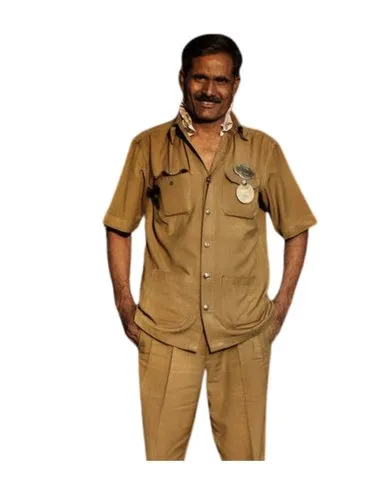
#> input picture vehicle/driver/1.webp, 365 x 500 px; its folder holds only this picture in this run
$ python -i app.py   (imports and definitions only)
#> lines starting #> are read from the running program, lines starting #| are printed output that depends on the picture
from PIL import Image,ImageTk
import tkinter as tk
from tkinter import ttk
import requests
from PIL import Image
from io import BytesIO
import matplotlib.pyplot as plt
# [400 lines left out: functions logo, signin, signin_reply, sell, rent_sell, case and 3 more, not called in this run]


def four_wheeler(data):
    val=""
    # [51 lines left out: function click, not called in this run]


    from functools import partial
    root=tk.Tk()
    root.title("Carowna")
    # Set geometry (widthxheight)
    root.geometry('1000x1500')
    comp=tk.Label(root,text="Carowna",font=("Comic Sans MS",30,"bold"),bg="black",fg="White",height=2,width=50)
    comp.pack()
    canvas = tk.Canvas(root, bg="lightgray")
    scrollbar = tk.Scrollbar(root, orient="vertical", command=canvas.yview,bg="black")
    # Create a frame inside the canvas
    scroll_frame = tk.Frame(canvas)
    scroll_frame.bind(
    "<Configure>",
    lambda e: canvas.configure(
        scrollregion=canvas.bbox("all")))
    canvas.create_window((0, 0), window=scroll_frame, anchor="nw")
    canvas.configure(yscrollcommand=scrollbar.set)

    # Pack canvas and scrollbar
    canvas.pack(side="left", fill="both", expand=True)
    scrollbar.pack(side="right", fill="y")
    def _on_mousewheel(event):
        canvas.yview_scroll(int(-1*(event.delta/120)), "units")

    canvas.bind_all("<MouseWheel>", _on_mousewheel)

    image_refs=[]
    for i in data:
        info=[]
        for j in i:
            info.append(j)
        url=info[-1]
        response = requests.get(url)
        img_data = response.content
        img = Image.open(BytesIO(img_data))
        img = img.resize((200, 200), Image.Resampling.LANCZOS)
        tk_img = ImageTk.PhotoImage(img)
        image_refs.append(tk_img)

        name=info[1]
        data=name+'\n'
        seat="Seat:"+str(info[2])
        rent="Rent per day:"+str(info[3])
        data=data+seat+'\n'
        data=data+rent+'\n'

        car_frame = tk.Frame(scroll_frame, bg="white", bd=2, relief="groove")
        car_frame.pack(pady=10, padx=20, fill="x")

        vehicle_id=[info[1],info[-2]]
        img_label = tk.Button(car_frame, image=tk_img,command=partial(click,vehicle_id))
        img_label.pack(side="left", padx=10)

        # Text on the right
        text_frame = tk.Button(car_frame,text=data,bg="white",font=("Arial", 14),fg="black",command=partial(click,vehicle_id))
        text_frame.pack(side="left", fill="both", expand=True)


    blank=tk.Label(scroll_frame, text="", font=("Arial", 14))
    blank.pack(pady=5)
    root.mainloop()
    return vehicle_id,val


# [50 lines left out: function rent, not called in this run]


>>> import cv2
>>> picture = cv2.imread('../vehicle/driver/1.webp', cv2.IMREAD_GRAYSCALE)
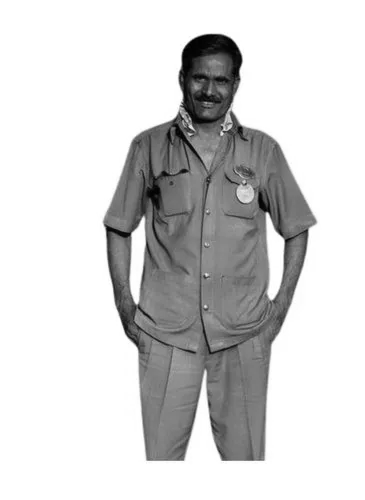
#> picture: shape (500, 365); min 0, max 255, mean 210.8
>>> result = four_wheeler(picture)
#> after the loop in four_wheeler, `for j in i:`: info = 365 values from 255 to 255
#> in four_wheeler, `url=info[-1]`: url = 255
#> (the run stopped early here; a loop or call above may not have finished)

$ run again, on vehicle/driver/2.webp
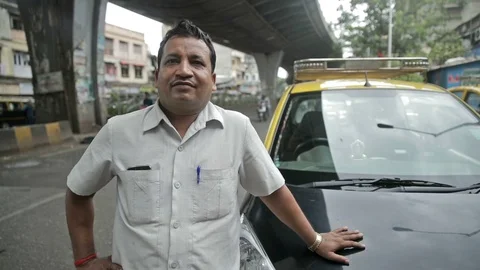
#> input picture vehicle/driver/2.webp, 480 x 270 px
#> `picture = cv2.imread('../vehicle/driver/1.webp', cv2.IMREAD_GRAYSCALE)`:
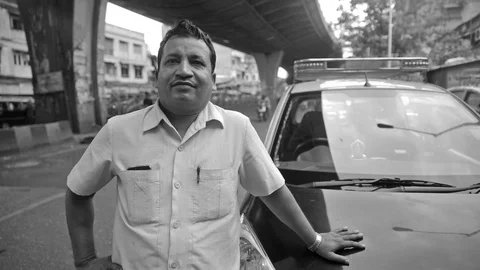
#> picture: shape (270, 480); min 0, max 255, mean 124.7
#> the loop in four_wheeler, `for j in i:` made 480 passes
#> j on passes 1 to 3: 112, 112, 101
#> after the loop in four_wheeler, `for j in i:`: info = 480 values, max 255 at index 326, min 25 at index 56, mean 91.87
#> url = 116

$ run again, on vehicle/driver/3.webp
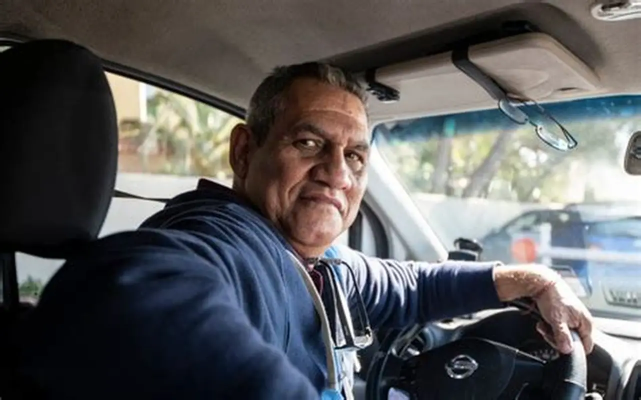
#> input picture vehicle/driver/3.webp, 1281 x 800 px (shown at 1/2 size)
#> `picture = cv2.imread('../vehicle/driver/1.webp', cv2.IMREAD_GRAYSCALE)`:
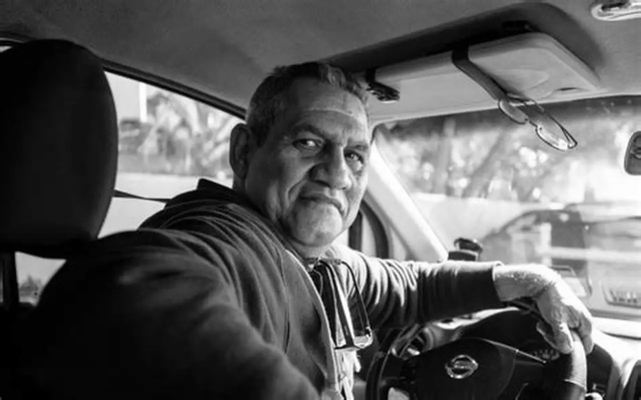
#> picture: shape (800, 1281) (shown at 1/2 size); min 0, max 255, mean 91.4
#> the loop in four_wheeler, `for j in i:` made 1281 passes
#> j on passes 1 to 3: 42, 42, 42
#> after the loop in four_wheeler, `for j in i:`: info = 1281 values, max 214 at index 1277, min 39 at index 63, mean 79.92
#> url = 214
